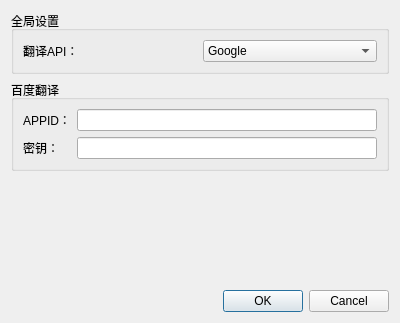
<?xml version="1.0" encoding="UTF-8"?>
<ui version="4.0">
 <class>SettingDialog</class>
 <widget class="QDialog" name="SettingDialog">
  <property name="geometry">
   <rect>
    <x>0</x>
    <y>0</y>
    <width>400</width>
    <height>323</height>
   </rect>
  </property>
  <property name="windowTitle">
   <string>Dialog</string>
  </property>
  <layout class="QVBoxLayout" name="verticalLayout">
   <item>
    <widget class="QGroupBox" name="groupBox">
     <property name="sizePolicy">
      <sizepolicy hsizetype="Preferred" vsizetype="Maximum">
       <horstretch>0</horstretch>
       <verstretch>0</verstretch>
      </sizepolicy>
     </property>
     <property name="title">
      <string>全局设置</string>
     </property>
     <layout class="QGridLayout" name="gridLayout_3">
      <item row="1" column="0">
       <widget class="QLabel" name="labelApi">
        <property name="text">
         <string>翻译API：</string>
        </property>
        <property name="buddy">
         <cstring>cbox_api</cstring>
        </property>
       </widget>
      </item>
      <item row="1" column="1">
       <widget class="QComboBox" name="cbox_api">
        <item>
         <property name="text">
          <string>Google</string>
         </property>
        </item>
        <item>
         <property name="text">
          <string>Bing</string>
         </property>
        </item>
        <item>
         <property name="text">
          <string>Baidu</string>
         </property>
        </item>
       </widget>
      </item>
     </layout>
    </widget>
   </item>
   <item>
    <widget class="QGroupBox" name="grpBaidu">
     <property name="title">
      <string>百度翻译</string>
     </property>
     <layout class="QGridLayout" name="gridLayout">
      <item row="0" column="0">
       <widget class="QLabel" name="labelBaiduAppid">
        <property name="text">
         <string>APPID：</string>
        </property>
        <property name="buddy">
         <cstring>edit_baidu_id</cstring>
        </property>
       </widget>
      </item>
      <item row="0" column="1">
       <widget class="QLineEdit" name="edit_baidu_id"/>
      </item>
      <item row="1" column="0">
       <widget class="QLabel" name="labelBaiduKey">
        <property name="text">
         <string>密钥：</string>
        </property>
        <property name="buddy">
         <cstring>edit_baidu_key</cstring>
        </property>
       </widget>
      </item>
      <item row="1" column="1">
       <widget class="QLineEdit" name="edit_baidu_key">
        <property name="echoMode">
         <enum>QLineEdit::Password</enum>
        </property>
       </widget>
      </item>
     </layout>
    </widget>
   </item>
   <item>
    <spacer name="verticalSpacer">
     <property name="orientation">
      <enum>Qt::Vertical</enum>
     </property>
     <property name="sizeHint" stdset="0">
      <size>
       <width>20</width>
       <height>40</height>
      </size>
     </property>
    </spacer>
   </item>
   <item>
    <widget class="QDialogButtonBox" name="buttonBox">
     <property name="orientation">
      <enum>Qt::Horizontal</enum>
     </property>
     <property name="standardButtons">
      <set>QDialogButtonBox::Cancel|QDialogButtonBox::Ok</set>
     </property>
    </widget>
   </item>
  </layout>
 </widget>
 <resources/>
 <connections>
  <connection>
   <sender>buttonBox</sender>
   <signal>rejected()</signal>
   <receiver>SettingDialog</receiver>
   <slot>reject()</slot>
   <hints>
    <hint type="sourcelabel">
     <x>316</x>
     <y>260</y>
    </hint>
    <hint type="destinationlabel">
     <x>286</x>
     <y>274</y>
    </hint>
   </hints>
  </connection>
 </connections>
</ui>
